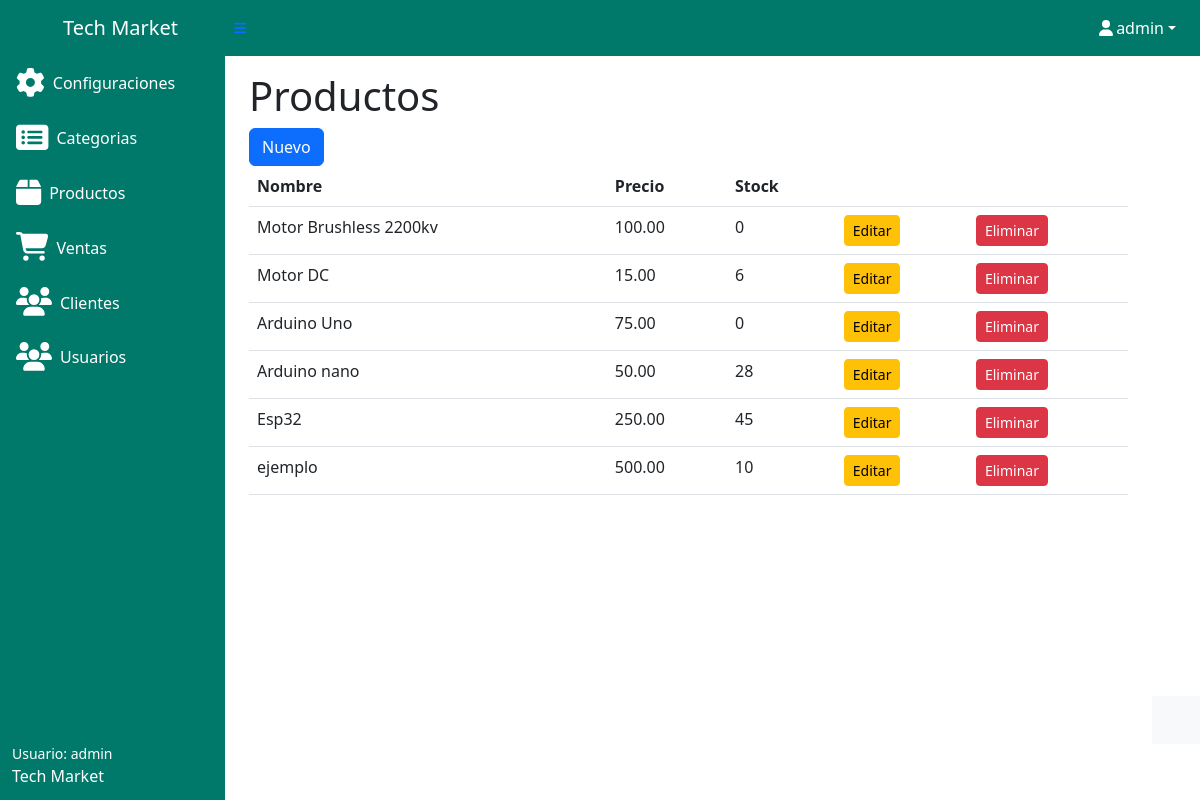
The app's page /admin/productos/index.php (signed in) with its own data.
### tables this page shows
CREATE TABLE `productos` (
  `id` int(11) NOT NULL,
  `nombre` varchar(200) NOT NULL,
  `descripcion` text NOT NULL,
  `precio` decimal(10,2) NOT NULL,
  `descuento` tinyint(2) NOT NULL DEFAULT 0,
  `stock` int(11) NOT NULL DEFAULT 0,
  `id_categoria` int(11) NOT NULL,
  `activo` int(11) NOT NULL
);

### admin/productos/index.php (the view, shortened to what this page needs)
<?php
if($_SESSION['user_type'] == 'ayudante'){
    require_once '../header2.php';
}else{
    require_once '../header.php';
}
$db = new Database();
$con = $db->conectar();
$sql = "SELECT id, nombre, descripcion, precio, descuento, stock, id_categoria FROM productos WHERE activo =1";
$resultado = $con->query($sql);
$productos = $resultado->fetchAll(PDO::FETCH_ASSOC);
?>
<main>
    <div class="container-fluid px-4">
        <h1 class="mt-3">Productos</h1>
        <a href="nuevo.php" class="btn btn-primary">Nuevo</a>
        <div class="table-responsive">
            <table id="productos" class="table table-hover">
                <thead>
                    <tr>
                        <th>Nombre</th>
                        <th>Precio</th>
                        <th>Stock</th>
                        <th></th>
                        <th></th>
                    </tr>
                </thead>
                <tbody>
                    <?php foreach($productos as $producto){ ?>
                        <tr>
                            <td><?php echo htmlspecialchars($producto['nombre'], ENT_QUOTES);?></td>
                            <td><?php echo $producto['precio']?></td>
                            <td><?php echo $producto['stock']?></td>
                            <td>
                                <a href="edita.php?id=<?php echo $producto['id']?>"
                                class="btn btn-warning btn-sm">Editar</a>
                            </td>
                            <td>
                                <button type="button" class="btn btn-danger btn-sm" data-bs-toggle="modal" data-bs-target="#modalElimina" data-bs-id="<?php echo $producto['id']; ?>">Eliminar</button>
                            </td>
                        </tr>
                    <?php } ?>
                </tbody>
            </table>
        </div>
    </div>
</main>
<?php require_once '../footer.php' ?>

### records on screen
productos: nombre "Motor Brushless 2200kv", precio "100.00", stock "0"
productos: nombre "Motor DC", precio "15.00", stock "6"
productos: nombre "Arduino Uno", precio "75.00", stock "0"
productos: nombre "Arduino nano", precio "50.00", stock "28"
productos: nombre "Esp32", precio "250.00", stock "45"
productos: nombre "ejemplo", precio "500.00", stock "10"

### other values on screen
$_SESSION['user_name'] "admin"
